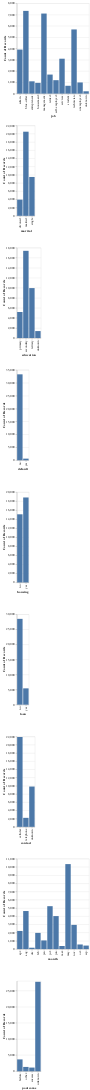

The cell this chart's notebook holds for it:
### Code cell
import altair as alt

alt.data_transformers.enable("vegafusion")

alt.Chart(train_df).mark_bar().encode(
    x=alt.X(alt.repeat("row")).type("nominal"),
    y="count()"
).repeat(
    row=categorical_cols
)

### Figure 1 — Vega specification as saved in the notebook (floating-point values rounded to 4 significant figures)
{"$schema": "https://vega.github.io/schema/vega/v5.json", "data": [{"name": "source_0"}, {"name": "data_0", "values": [{"__count": 988, "job": "unemployed"}, {"__count": 3901, "job": "admin."}, {"__count": 7329, "job": "blue-collar"}, {"__count": 5685, "job": "technician"}, {"__count": 7093, "job": "management"}, {"__count": 3092, "job": "services"}, {"__count": 1089, "job": "entrepreneur"}, {"__count": 954, "job": "housemaid"}, {"__count": 1190, "job": "self-employed"}, {"__count": 695, "job": "student"}, {"__count": 1687, "job": "retired"}, {"__count": 205, "job": "unknown"}]}, {"name": "data_1", "values": [{"__count": 9469, "marital": "single"}, {"__count": 20496, "marital": "married"}, {"__count": 3943, "marital": "divorced"}]}, {"name": "data_2", "values": [{"__count": 17382, "education": "secondary"}, {"__count": 5187, "education": "primary"}, {"__count": 9953, "education": "tertiary"}, {"__count": 1386, "education": "unknown"}]}, {"name": "data_3", "values": [{"__count": 33293, "default": "no"}, {"__count": 615, "default": "yes"}]}, {"name": "data_4", "values": [{"__count": 15090, "housing": "no"}, {"__count": 18818, "housing": "yes"}]}, {"name": "data_5", "values": [{"__count": 28499, "loan": "no"}, {"__count": 5409, "loan": "yes"}]}, {"name": "data_6", "values": [{"__count": 21892, "contact": "cellular"}, {"__count": 9820, "contact": "unknown"}, {"__count": 2196, "contact": "telephone"}]}, {"name": "data_7", "values": [{"__count": 2945, "month": "nov"}, {"__count": 5222, "month": "jul"}, {"__count": 4015, "month": "jun"}, {"__count": 10349, "month": "may"}, {"__count": 4632, "month": "aug"}, {"__count": 2206, "month": "apr"}, {"__count": 1050, "month": "jan"}, {"__count": 1970, "month": "feb"}, {"__count": 557, "month": "oct"}, {"__count": 375, "month": "mar"}, {"__count": 163, "month": "dec"}, {"__count": 424, "month": "sep"}]}, {"name": "data_8", "values": [{"__count": 27741, "poutcome": "unknown"}, {"__count": 3678, "poutcome": "failure"}, {"__count": 1343, "poutcome": "other"}, {"__count": 1146, "poutcome": "success"}]}, {"name": "data_0_child__row_job_x_domain_job", "values": [{"job": "unemployed"}, {"job": "admin."}, {"job": "blue-collar"}, {"job": "technician"}, {"job": "management"}, {"job": "services"}, {"job": "entrepreneur"}, {"job": "housemaid"}, {"job": "self-employed"}, {"job": "student"}, {"job": "retired"}, {"job": "unknown"}]}, {"name": "data_0_child__row_job_y_domain___count", "values": [{"min": 205, "max": 7329}]}, {"name": "data_1_child__row_marital_x_domain_marital", "values": [{"marital": "single"}, {"marital": "married"}, {"marital": "divorced"}]}, {"name": "data_1_child__row_marital_y_domain___count", "values": [{"min": 3943, "max": 20496}]}, {"name": "data_2_child__row_education_x_domain_education", "values": [{"education": "secondary"}, {"education": "primary"}, {"education": "tertiary"}, {"education": "unknown"}]}, {"name": "data_2_child__row_education_y_domain___count", "values": [{"min": 1386, "max": 17382}]}, {"name": "data_3_child__row_default_x_domain_default", "values": [{"default": "no"}, {"default": "yes"}]}, {"name": "data_3_child__row_default_y_domain___count", "values": [{"min": 615, "max": 33293}]}, {"name": "data_4_child__row_housing_x_domain_housing", "values": [{"housing": "no"}, {"housing": "yes"}]}, {"name": "data_4_child__row_housing_y_domain___count", "values": [{"min": 15090, "max": 18818}]}, {"name": "data_5_child__row_loan_x_domain_loan", "values": [{"loan": "no"}, {"loan": "yes"}]}, {"name": "data_5_child__row_loan_y_domain___count", "values": [{"min": 5409, "max": 28499}]}, {"name": "data_6_child__row_contact_x_domain_contact", "values": [{"contact": "cellular"}, {"contact": "unknown"}, {"contact": "telephone"}]}, {"name": "data_6_child__row_contact_y_domain___count", "values": [{"min": 2196, "max": 21892}]}, {"name": "data_7_child__row_month_x_domain_month", "values": [{"month": "nov"}, {"month": "jul"}, {"month": "jun"}, {"month": "may"}, {"month": "aug"}, {"month": "apr"}, {"month": "jan"}, {"month": "feb"}, {"month": "oct"}, {"month": "mar"}, {"month": "dec"}, {"month": "sep"}]}, {"name": "data_7_child__row_month_y_domain___count", "values": [{"min": 163, "max": 10349}]}, {"name": "data_8_child__row_poutcome_x_domain_poutcome", "values": [{"poutcome": "unknown"}, {"poutcome": "failure"}, {"poutcome": "other"}, {"poutcome": "success"}]}, {"name": "data_8_child__row_poutcome_y_domain___count", "values": [{"min": 1146, "max": 27741}]}], "signals": [{"name": "childHeight", "value": 300}, {"name": "child__row_job_x_step", "value": 20}, {"name": "child__row_job_width", "update": "bandspace(domain('child__row_job_x').length, 0.1, 0.05) * child__row_job_x_step"}, {"name": "child__row_marital_x_step", "value": 20}, {"name": "child__row_marital_width", "update": "bandspace(domain('child__row_marital_x').length, 0.1, 0.05) * child__row_marital_x_step"}, {"name": "child__row_education_x_step", "value": 20}, {"name": "child__row_education_width", "update": "bandspace(domain('child__row_education_x').length, 0.1, 0.05) * child__row_education_x_step"}, {"name": "child__row_default_x_step", "value": 20}, {"name": "child__row_default_width", "update": "bandspace(domain('child__row_default_x').length, 0.1, 0.05) * child__row_default_x_step"}, {"name": "child__row_housing_x_step", "value": 20}, {"name": "child__row_housing_width", "update": "bandspace(domain('child__row_housing_x').length, 0.1, 0.05) * child__row_housing_x_step"}, {"name": "child__row_loan_x_step", "value": 20}, {"name": "child__row_loan_width", "update": "bandspace(domain('child__row_loan_x').length, 0.1, 0.05) * child__row_loan_x_step"}, {"name": "child__row_contact_x_step", "value": 20}, {"name": "child__row_contact_width", "update": "bandspace(domain('child__row_contact_x').length, 0.1, 0.05) * child__row_contact_x_step"}, {"name": "child__row_month_x_step", "value": 20}, {"name": "child__row_month_width", "update": "bandspace(domain('child__row_month_x').length, 0.1, 0.05) * child__row_month_x_step"}, {"name": "child__row_poutcome_x_step", "value": 20}, {"name": "child__row_poutcome_width", "update": "bandspace(domain('child__row_poutcome_x').length, 0.1, 0.05) * child__row_poutcome_x_step"}], "marks": [{"type": "group", "name": "child__row_job_group", "encode": {"update": {"height": {"signal": "childHeight"}, "width": {"signal": "child__row_job_width"}}}, "marks": [{"type": "rect", "name": "child__row_job_marks", "from": {"data": "data_0"}, "encode": {"update": {"width": {"signal": "max(0.25, bandwidth('child__row_job_x'))"}, "y2": {"value": 0, "scale": "child__row_job_y"}, "x": {"field": "job", "scale": "child__row_job_x"}, "y": {"field": "__count", "scale": "child__row_job_y"}, "fill": {"value": "#4c78a8"}, "ariaRoleDescription": {"value": "bar"}, "description": {"signal": "\"job: \" + (isValid(datum[\"job\"]) ? datum[\"job\"] : \"\"+datum[\"job\"]) + \"; Count of Records: \" + (format(datum[\"__count\"], \"\"))"}}}, "style": ["bar"]}], "axes": [{"scale": "child__row_job_y", "labels": false, "tickCount": {"signal": "ceil(childHeight/40)"}, "aria": false, "gridScale": "child__row_job_x", "grid": true, "minExtent": 0, "orient": "left", "maxExtent": 0, "zindex": 0, "ticks": false, "domain": false}, {"scale": "child__row_job_x", "labelBaseline": "middle", "zindex": 0, "labelAngle": 270, "grid": false, "orient": "bottom", "title": "job", "labelAlign": "right"}, {"scale": "child__row_job_y", "title": "Count of Records", "orient": "left", "tickCount": {"signal": "ceil(childHeight/40)"}, "grid": false, "zindex": 0, "labelOverlap": true}], "style": "cell"}, {"type": "group", "name": "child__row_marital_group", "encode": {"update": {"height": {"signal": "childHeight"}, "width": {"signal": "child__row_marital_width"}}}, "marks": [{"type": "rect", "name": "child__row_marital_marks", "from": {"data": "data_1"}, "encode": {"update": {"x": {"field": "marital", "scale": "child__row_marital_x"}, "fill": {"value": "#4c78a8"}, "y": {"field": "__count", "scale": "child__row_marital_y"}, "description": {"signal": "\"marital: \" + (isValid(datum[\"marital\"]) ? datum[\"marital\"] : \"\"+datum[\"marital\"]) + \"; Count of Records: \" + (format(datum[\"__count\"], \"\"))"}, "width": {"signal": "max(0.25, bandwidth('child__row_marital_x'))"}, "ariaRoleDescription": {"value": "bar"}, "y2": {"value": 0, "scale": "child__row_marital_y"}}}, "style": ["bar"]}], "axes": [{"scale": "child__row_marital_y", "zindex": 0, "orient": "left", "aria": false, "domain": false, "tickCount": {"signal": "ceil(childHeight/40)"}, "grid": true, "gridScale": "child__row_marital_x", "minExtent": 0, "ticks": false, "maxExtent": 0, "labels": false}, {"scale": "child__row_marital_x", "labelBaseline": "middle", "zindex": 0, "labelAngle": 270, "labelAlign": "right", "orient": "bottom", "grid": false, "title": "marital"}, {"scale": "child__row_marital_y", "zindex": 0, "grid": false, "orient": "left", "title": "Count of Records", "labelOverlap": true, "tickCount": {"signal": "ceil(childHeight/40)"}}], "style": "cell"}, {"type": "group", "name": "child__row_education_group", "encode": {"update": {"height": {"signal": "childHeight"}, "width": {"signal": "child__row_education_width"}}}, "marks": [{"type": "rect", "name": "child__row_education_marks", "from": {"data": "data_2"}, "encode": {"update": {"fill": {"value": "#4c78a8"}, "width": {"signal": "max(0.25, bandwidth('child__row_education_x'))"}, "ariaRoleDescription": {"value": "bar"}, "y2": {"value": 0, "scale": "child__row_education_y"}, "description": {"signal": "\"education: \" + (isValid(datum[\"education\"]) ? datum[\"education\"] : \"\"+datum[\"education\"]) + \"; Count of Records: \" + (format(datum[\"__count\"], \"\"))"}, "y": {"field": "__count", "scale": "child__row_education_y"}, "x": {"field": "education", "scale": "child__row_education_x"}}}, "style": ["bar"]}], "axes": [{"scale": "child__row_education_y", "labels": false, "minExtent": 0, "tickCount": {"signal": "ceil(childHeight/40)"}, "ticks": false, "gridScale": "child__row_education_x", "orient": "left", "zindex": 0, "grid": true, "maxExtent": 0, "aria": false, "domain": false}, {"scale": "child__row_education_x", "grid": false, "labelAngle": 270, "labelAlign": "right", "labelBaseline": "middle", "zindex": 0, "title": "education", "orient": "bottom"}, {"scale": "child__row_education_y", "zindex": 0, "labelOverlap": true, "grid": false, "tickCount": {"signal": "ceil(childHeight/40)"}, "orient": "left", "title": "Count of Records"}], "style": "cell"}, {"type": "group", "name": "child__row_default_group", "encode": {"update": {"width": {"signal": "child__row_default_width"}, "height": {"signal": "childHeight"}}}, "marks": [{"type": "rect", "name": "child__row_default_marks", "from": {"data": "data_3"}, "encode": {"update": {"y2": {"value": 0, "scale": "child__row_default_y"}, "width": {"signal": "max(0.25, bandwidth('child__row_default_x'))"}, "ariaRoleDescription": {"value": "bar"}, "fill": {"value": "#4c78a8"}, "x": {"field": "default", "scale": "child__row_default_x"}, "description": {"signal": "\"default: \" + (isValid(datum[\"default\"]) ? datum[\"default\"] : \"\"+datum[\"default\"]) + \"; Count of Records: \" + (format(datum[\"__count\"], \"\"))"}, "y": {"field": "__count", "scale": "child__row_default_y"}}}, "style": ["bar"]}], "axes": [{"scale": "child__row_default_y", "domain": false, "orient": "left", "tickCount": {"signal": "ceil(childHeight/40)"}, "gridScale": "child__row_default_x", "zindex": 0, "minExtent": 0, "aria": false, "labels": false, "maxExtent": 0, "grid": true, "ticks": false}, {"scale": "child__row_default_x", "orient": "bottom", "labelBaseline": "middle", "title": "default", "labelAngle": 270, "labelAlign": "right", "zindex": 0, "grid": false}, {"scale": "child__row_default_y", "title": "Count of Records", "labelOverlap": true, "tickCount": {"signal": "ceil(childHeight/40)"}, "orient": "left", "zindex": 0, "grid": false}], "style": "cell"}, {"type": "group", "name": "child__row_housing_group", "encode": {"update": {"height": {"signal": "childHeight"}, "width": {"signal": "child__row_housing_width"}}}, "marks": [{"type": "rect", "name": "child__row_housing_marks", "from": {"data": "data_4"}, "encode": {"update": {"y2": {"value": 0, "scale": "child__row_housing_y"}, "y": {"field": "__count", "scale": "child__row_housing_y"}, "description": {"signal": "\"housing: \" + (isValid(datum[\"housing\"]) ? datum[\"housing\"] : \"\"+datum[\"housing\"]) + \"; Count of Records: \" + (format(datum[\"__count\"], \"\"))"}, "x": {"field": "housing", "scale": "child__row_housing_x"}, "ariaRoleDescription": {"value": "bar"}, "fill": {"value": "#4c78a8"}, "width": {"signal": "max(0.25, bandwidth('child__row_housing_x'))"}}}, "style": ["bar"]}], "axes": [{"scale": "child__row_housing_y", "maxExtent": 0, "domain": false, "orient": "left", "minExtent": 0, "gridScale": "child__row_housing_x", "grid": true, "aria": false, "tickCount": {"signal": "ceil(childHeight/40)"}, "ticks": false, "labels": false, "zindex": 0}, {"scale": "child__row_housing_x", "labelBaseline": "middle", "labelAngle": 270, "labelAlign": "right", "title": "housing", "zindex": 0, "orient": "bottom", "grid": false}, {"scale": "child__row_housing_y", "tickCount": {"signal": "ceil(childHeight/40)"}, "zindex": 0, "orient": "left", "title": "Count of Records", "grid": false, "labelOverlap": true}], "style": "cell"}, {"type": "group", "name": "child__row_loan_group", "encode": {"update": {"height": {"signal": "childHeight"}, "width": {"signal": "child__row_loan_width"}}}, "marks": [{"type": "rect", "name": "child__row_loan_marks", "from": {"data": "data_5"}, "encode": {"update": {"y": {"field": "__count", "scale": "child__row_loan_y"}, "x": {"field": "loan", "scale": "child__row_loan_x"}, "width": {"signal": "max(0.25, bandwidth('child__row_loan_x'))"}, "ariaRoleDescription": {"value": "bar"}, "fill": {"value": "#4c78a8"}, "description": {"signal": "\"loan: \" + (isValid(datum[\"loan\"]) ? datum[\"loan\"] : \"\"+datum[\"loan\"]) + \"; Count of Records: \" + (format(datum[\"__count\"], \"\"))"}, "y2": {"value": 0, "scale": "child__row_loan_y"}}}, "style": ["bar"]}], "axes": [{"scale": "child__row_loan_y", "gridScale": "child__row_loan_x", "domain": false, "minExtent": 0, "ticks": false, "tickCount": {"signal": "ceil(childHeight/40)"}, "labels": false, "aria": false, "zindex": 0, "orient": "left", "maxExtent": 0, "grid": true}, {"scale": "child__row_loan_x", "labelAlign": "right", "labelBaseline": "middle", "zindex": 0, "orient": "bottom", "labelAngle": 270, "grid": false, "title": "loan"}, {"scale": "child__row_loan_y", "grid": false, "labelOverlap": true, "title": "Count of Records", "tickCount": {"signal": "ceil(childHeight/40)"}, "orient": "left", "zindex": 0}], "style": "cell"}, {"type": "group", "name": "child__row_contact_group", "encode": {"update": {"width": {"signal": "child__row_contact_width"}, "height": {"signal": "childHeight"}}}, "marks": [{"type": "rect", "name": "child__row_contact_marks", "from": {"data": "data_6"}, "encode": {"update": {"width": {"signal": "max(0.25, bandwidth('child__row_contact_x'))"}, "y": {"field": "__count", "scale": "child__row_contact_y"}, "y2": {"value": 0, "scale": "child__row_contact_y"}, "fill": {"value": "#4c78a8"}, "ariaRoleDescription": {"value": "bar"}, "description": {"signal": "\"contact: \" + (isValid(datum[\"contact\"]) ? datum[\"contact\"] : \"\"+datum[\"contact\"]) + \"; Count of Records: \" + (format(datum[\"__count\"], \"\"))"}, "x": {"field": "contact", "scale": "child__row_contact_x"}}}, "style": ["bar"]}], "axes": [{"scale": "child__row_contact_y", "gridScale": "child__row_contact_x", "ticks": false, "orient": "left", "aria": false, "tickCount": {"signal": "ceil(childHeight/40)"}, "domain": false, "zindex": 0, "labels": false, "grid": true, "maxExtent": 0, "minExtent": 0}, {"scale": "child__row_contact_x", "labelAlign": "right", "orient": "bottom", "title": "contact", "grid": false, "labelAngle": 270, "labelBaseline": "middle", "zindex": 0}, {"scale": "child__row_contact_y", "grid": false, "labelOverlap": true, "tickCount": {"signal": "ceil(childHeight/40)"}, "zindex": 0, "orient": "left", "title": "Count of Records"}], "style": "cell"}, {"type": "group", "name": "child__row_month_group", "encode": {"update": {"height": {"signal": "childHeight"}, "width": {"signal": "child__row_month_width"}}}, "marks": [{"type": "rect", "name": "child__row_month_marks", "from": {"data": "data_7"}, "encode": {"update": {"y2": {"value": 0, "scale": "child__row_month_y"}, "description": {"signal": "\"month: \" + (isValid(datum[\"month\"]) ? datum[\"month\"] : \"\"+datum[\"month\"]) + \"; Count of Records: \" + (format(datum[\"__count\"], \"\"))"}, "x": {"field": "month", "scale": "child__row_month_x"}, "y": {"field": "__count", "scale": "child__row_month_y"}, "ariaRoleDescription": {"value": "bar"}, "fill": {"value": "#4c78a8"}, "width": {"signal": "max(0.25, bandwidth('child__row_month_x'))"}}}, "style": ["bar"]}], "axes": [{"scale": "child__row_month_y", "maxExtent": 0, "labels": false, "gridScale": "child__row_month_x", "aria": false, "ticks": false, "zindex": 0, "orient": "left", "tickCount": {"signal": "ceil(childHeight/40)"}, "domain": false, "minExtent": 0, "grid": true}, {"scale": "child__row_month_x", "orient": "bottom", "grid": false, "labelAlign": "right", "labelBaseline": "middle", "labelAngle": 270, "zindex": 0, "title": "month"}, {"scale": "child__row_month_y", "zindex": 0, "grid": false, "labelOverlap": true, "title": "Count of Records", "tickCount": {"signal": "ceil(childHeight/40)"}, "orient": "left"}], "style": "cell"}, {"type": "group", "name": "child__row_poutcome_group", "encode": {"update": {"height": {"signal": "childHeight"}, "width": {"signal": "child__row_poutcome_width"}}}, "marks": [{"type": "rect", "name": "child__row_poutcome_marks", "from": {"data": "data_8"}, "encode": {"update": {"width": {"signal": "max(0.25, bandwidth('child__row_poutcome_x'))"}, "ariaRoleDescription": {"value": "bar"}, "description": {"signal": "\"poutcome: \" + (isValid(datum[\"poutcome\"]) ? datum[\"poutcome\"] : \"\"+datum[\"poutcome\"]) + \"; Count of Records: \" + (format(datum[\"__count\"], \"\"))"}, "x": {"field": "poutcome", "scale": "child__row_poutcome_x"}, "y": {"field": "__count", "scale": "child__row_poutcome_y"}, "y2": {"value": 0, "scale": "child__row_poutcome_y"}, "fill": {"value": "#4c78a8"}}}, "style": ["bar"]}], "axes": [{"scale": "child__row_poutcome_y", "domain": false, "orient": "left", "ticks": false, "gridScale": "child__row_poutcome_x", "tickCount": {"signal": "ceil(childHeight/40)"}, "zindex": 0, "aria": false, "minExtent": 0, "grid": true, "maxExtent": 0, "labels": false}, {"scale": "child__row_poutcome_x", "orient": "bottom", "title": "poutcome", "labelAngle": 270, "labelAlign": "right", "labelBaseline": "middle", "grid": false, "zindex": 0}, {"scale": "child__row_poutcome_y", "grid": false, "tickCount": {"signal": "ceil(childHeight/40)"}, "title": "Count of Records", "orient": "left", "labelOverlap": true, "zindex": 0}], "style": "cell"}], "scales": [{"name": "child__row_job_x", "type": "band", "domain": {"data": "data_0_child__row_job_x_domain_job", "field": "job", "sort": true}, "range": {"step": {"signal": "child__row_job_x_step"}}, "paddingInner": 0.1, "paddingOuter": 0.05}, {"name": "child__row_job_y", "type": "linear", "domain": [{"signal": "(data(\"data_0_child__row_job_y_domain___count\")[0] || {}).min"}, {"signal": "(data(\"data_0_child__row_job_y_domain___count\")[0] || {}).max"}], "range": [{"signal": "childHeight"}, 0], "nice": true, "zero": true}, {"name": "child__row_marital_x", "type": "band", "domain": {"data": "data_1_child__row_marital_x_domain_marital", "field": "marital", "sort": true}, "range": {"step": {"signal": "child__row_marital_x_step"}}, "paddingOuter": 0.05, "paddingInner": 0.1}, {"name": "child__row_marital_y", "type": "linear", "domain": [{"signal": "(data(\"data_1_child__row_marital_y_domain___count\")[0] || {}).min"}, {"signal": "(data(\"data_1_child__row_marital_y_domain___count\")[0] || {}).max"}], "range": [{"signal": "childHeight"}, 0], "zero": true, "nice": true}, {"name": "child__row_education_x", "type": "band", "domain": {"data": "data_2_child__row_education_x_domain_education", "field": "education", "sort": true}, "range": {"step": {"signal": "child__row_education_x_step"}}, "paddingInner": 0.1, "paddingOuter": 0.05}, {"name": "child__row_education_y", "type": "linear", "domain": [{"signal": "(data(\"data_2_child__row_education_y_domain___count\")[0] || {}).min"}, {"signal": "(data(\"data_2_child__row_education_y_domain___count\")[0] || {}).max"}], "range": [{"signal": "childHeight"}, 0], "nice": true, "zero": true}, {"name": "child__row_default_x", "type": "band", "domain": {"data": "data_3_child__row_default_x_domain_default", "field": "default", "sort": true}, "range": {"step": {"signal": "child__row_default_x_step"}}, "paddingOuter": 0.05, "paddingInner": 0.1}, {"name": "child__row_default_y", "type": "linear", "domain": [{"signal": "(data(\"data_3_child__row_default_y_domain___count\")[0] || {}).min"}, {"signal": "(data(\"data_3_child__row_default_y_domain___count\")[0] || {}).max"}], "range": [{"signal": "childHeight"}, 0], "nice": true, "zero": true}, {"name": "child__row_housing_x", "type": "band", "domain": {"data": "data_4_child__row_housing_x_domain_housing", "field": "housing", "sort": true}, "range": {"step": {"signal": "child__row_housing_x_step"}}, "paddingInner": 0.1, "paddingOuter": 0.05}, {"name": "child__row_housing_y", "type": "linear", "domain": [{"signal": "(data(\"data_4_child__row_housing_y_domain___count\")[0] || {}).min"}, {"signal": "(data(\"data_4_child__row_housing_y_domain___count\")[0] || {}).max"}], "range": [{"signal": "childHeight"}, 0], "zero": true, "nice": true}, {"name": "child__row_loan_x", "type": "band", "domain": {"data": "data_5_child__row_loan_x_domain_loan", "field": "loan", "sort": true}, "range": {"step": {"signal": "child__row_loan_x_step"}}, "paddingInner": 0.1, "paddingOuter": 0.05}, {"name": "child__row_loan_y", "type": "linear", "domain": [{"signal": "(data(\"data_5_child__row_loan_y_domain___count\")[0] || {}).min"}, {"signal": "(data(\"data_5_child__row_loan_y_domain___count\")[0] || {}).max"}], "range": [{"signal": "childHeight"}, 0], "nice": true, "zero": true}, {"name": "child__row_contact_x", "type": "band", "domain": {"data": "data_6_child__row_contact_x_domain_contact", "field": "contact", "sort": true}, "range": {"step": {"signal": "child__row_contact_x_step"}}, "paddingOuter": 0.05, "paddingInner": 0.1}, {"name": "child__row_contact_y", "type": "linear", "domain": [{"signal": "(data(\"data_6_child__row_contact_y_domain___count\")[0] || {}).min"}, {"signal": "(data(\"data_6_child__row_contact_y_domain___count\")[0] || {}).max"}], "range": [{"signal": "childHeight"}, 0], "nice": true, "zero": true}, {"name": "child__row_month_x", "type": "band", "domain": {"data": "data_7_child__row_month_x_domain_month", "field": "month", "sort": true}, "range": {"step": {"signal": "child__row_month_x_step"}}, "paddingInner": 0.1, "paddingOuter": 0.05}, {"name": "child__row_month_y", "type": "linear", "domain": [{"signal": "(data(\"data_7_child__row_month_y_domain___count\")[0] || {}).min"}, {"signal": "(data(\"data_7_child__row_month_y_domain___count\")[0] || {}).max"}], "range": [{"signal": "childHeight"}, 0], "nice": true, "zero": true}, {"name": "child__row_poutcome_x", "type": "band", "domain": {"data": "data_8_child__row_poutcome_x_domain_poutcome", "field": "poutcome", "sort": true}, "range": {"step": {"signal": "child__row_poutcome_x_step"}}, "paddingInner": 0.1, "paddingOuter": 0.05}, {"name": "child__row_poutcome_y", "type": "linear", "domain": [{"signal": "(data(\"data_8_child__row_poutcome_y_domain___count\")[0] || {}).min"}, {"signal": "(data(\"data_8_child__row_poutcome_y_domain___count\")[0] || {}).max"}], "range": [{"signal": "childHeight"}, 0], "nice": true, "zero": true}], "background": "white", "layout": {"padding": 20, "columns": 1, "bounds": "full", "align": "all"}, "padding": 5}
